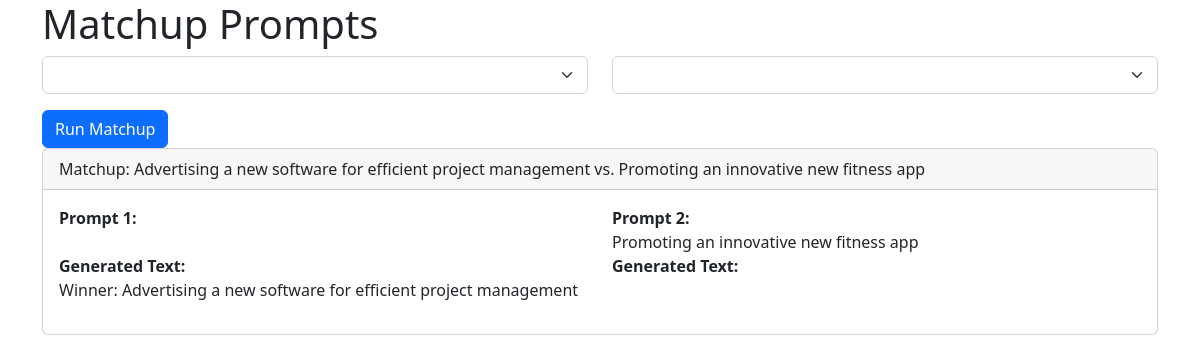
The page /prompts/7/matchup/ on the database its author committed.
### prompts/models.py (models this page shows)
class Prompt(models.Model):
    text = models.TextField()
    created_at = models.DateTimeField(auto_now_add=True)

### prompts/views.py (the view)
# urls.py: path('prompts/<int:pk>/matchup/', views.prompt_matchup, name='prompt_matchup'),
def prompt_matchup(request, pk):
    try:
        prompt1 = Prompt.objects.get(pk=pk)
    except Prompt.DoesNotExist:
        raise Http404("Prompt does not exist")
    prompt2 = Prompt.objects.filter(pk__gt=pk).order_by('?').first()  # Randomly select a prompt with a higher PK
    winner_prompt = prompt1  # Placeholder for LLM-based winner determination
    update_elo_ratings(prompt1, prompt2, winner_prompt)
    context = {
        'prompt1': prompt1,
        'prompt2': prompt2,
        'winner_prompt': winner_prompt,
    }
    return render(request, 'prompts/matchup.html', context)

### prompts/views.py (called while the page is built)
def update_elo_ratings(prompt1, prompt2, winner_prompt):
    K = 32  # Adjust K-factor as needed (e.g., lower for more established prompts)
    default_elo = 1500  # Example default rating
    prompt1.elo_rating = prompt1.elo_rating if hasattr(prompt1, 'elo_rating') else default_elo
    prompt2.elo_rating = prompt2.elo_rating if hasattr(prompt2, 'elo_rating') else default_elo
    expected_score1 = 1 / (1 + 10**((prompt2.elo_rating - prompt1.elo_rating) / 400))
    expected_score2 = 1 - expected_score1
    new_rating1 = prompt1.elo_rating + K * (1 - expected_score1)
    new_rating2 = prompt2.elo_rating + K * (0 - expected_score2)
    prompt1.elo_rating = new_rating1
    prompt2.elo_rating = new_rating2
    prompt1.save()
    prompt2.save()

### prompts/templates/prompts/matchup.html (shortened to what this page needs)
<!DOCTYPE html>
<html>
<head>
  <link rel="stylesheet" href="https://cdn.jsdelivr.net/npm/bootstrap@5.2.2/dist/css/bootstrap.min.css">
</head>
<body>
  <div class="container">
    <h1>Matchup Prompts</h1>
    <form method="get">
      <div class="row mb-3">
        <div class="col">
          <select class="form-select" id="prompt1" name="prompt1">
          </select>
        </div>
        <div class="col">
          <select class="form-select" id="prompt2" name="prompt2">
          </select>
        </div>
      </div>
      <button type="submit" class="btn btn-primary">Run Matchup</button>
    </form>
    <div class="card mb-3">
        <div class="card-header">
          Matchup: {{ prompt1.text }} vs. {{ prompt2.text }}
        </div>
        <div class="card-body">
          <div class="row">
            <div class="col-6">
              <b>Prompt 1:</b><br>
              {{ prompt1_text }}<br>
              <b>Generated Text:</b><br>
            </div>
            <div class="col-6">
              <b>Prompt 2:</b><br>
              {{ prompt2.text }}<br>
              <b>Generated Text:</b><br>
            </div>
          </div>
          <p class="text-right">Winner: {{ winner_prompt.text }}</p>
        </div>
      </div>
  </div>
</body>
</html>

### rows shown on the page
Prompt: text "Advertising a new software for efficient project management"
Prompt: text "Promoting an innovative new fitness app"
